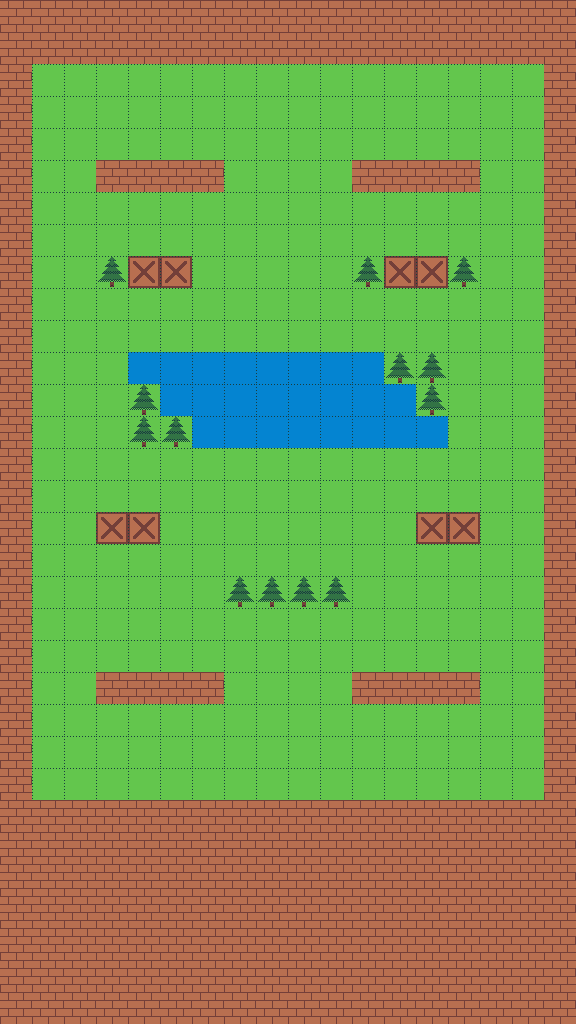

A level layout from a 2D game, rendered from its tile map. Below: a short description, then the map file with tile-grid data replaced by summaries:
An orthogonal 18x32 tile map with 32x32 px tiles, 6 tile layers (grass, chest, water, tree, ...), 6 tilesets.

<map version="1.0" tiledversion="1.1.4" orientation="orthogonal" renderorder="right-down" width="18" height="32" tilewidth="32" tileheight="32" infinite="0" nextobjectid="1">
 <tileset firstgid="1" name="sprite_3" tilewidth="32" tileheight="32" tilecount="1" columns="0">
  <grid orientation="orthogonal" width="1" height="1" />
  <tile id="0">
   <image width="32" height="32" source="sprite_3.png" />
  </tile>
 </tileset>
 <tileset firstgid="2" name="sprite_5" tilewidth="32" tileheight="32" tilecount="1" columns="0">
  <grid orientation="orthogonal" width="1" height="1" />
  <tile id="0">
   <image width="32" height="32" source="sprite_5.png" />
  </tile>
 </tileset>
 <tileset firstgid="3" name="sprite_0" tilewidth="32" tileheight="32" tilecount="1" columns="0">
  <grid orientation="orthogonal" width="1" height="1" />
  <tile id="0">
   <image width="32" height="32" source="sprite_0.png" />
  </tile>
 </tileset>
 <tileset firstgid="4" name="sprite_1" tilewidth="32" tileheight="32" tilecount="1" columns="0">
  <grid orientation="orthogonal" width="1" height="1" />
  <tile id="0">
   <image width="32" height="32" source="sprite_1.png" />
  </tile>
 </tileset>
 <tileset firstgid="5" name="sprite_2" tilewidth="32" tileheight="32" tilecount="1" columns="0">
  <grid orientation="orthogonal" width="1" height="1" />
  <tile id="0">
   <image width="32" height="32" source="sprite_2.png" />
  </tile>
 </tileset>
 <tileset firstgid="6" name="sprite_4" tilewidth="32" tileheight="32" tilecount="1" columns="0">
  <grid orientation="orthogonal" width="1" height="1" />
  <tile id="0">
   <image width="32" height="32" source="sprite_4.png" />
  </tile>
 </tileset>
 <layer name="grass" width="18" height="32">
  <data>[576 cells, 576 non-empty, 1 distinct tile ids]</data>
 </layer>
 <layer name="chest" width="18" height="32">
  <data>[576 cells, 8 non-empty, 1 distinct tile ids]</data>
 </layer>
 <layer name="water" width="18" height="32">
  <data>[576 cells, 24 non-empty, 1 distinct tile ids]</data>
 </layer>
 <layer name="tree" width="18" height="32">
  <data>[576 cells, 13 non-empty, 1 distinct tile ids]</data>
 </layer>
 <layer name="grid" width="18" height="32">
  <data>[576 cells, 576 non-empty, 1 distinct tile ids]</data>
 </layer>
 <layer name="walls" width="18" height="32">
  <data>[576 cells, 224 non-empty, 1 distinct tile ids]</data>
 </layer>
</map>